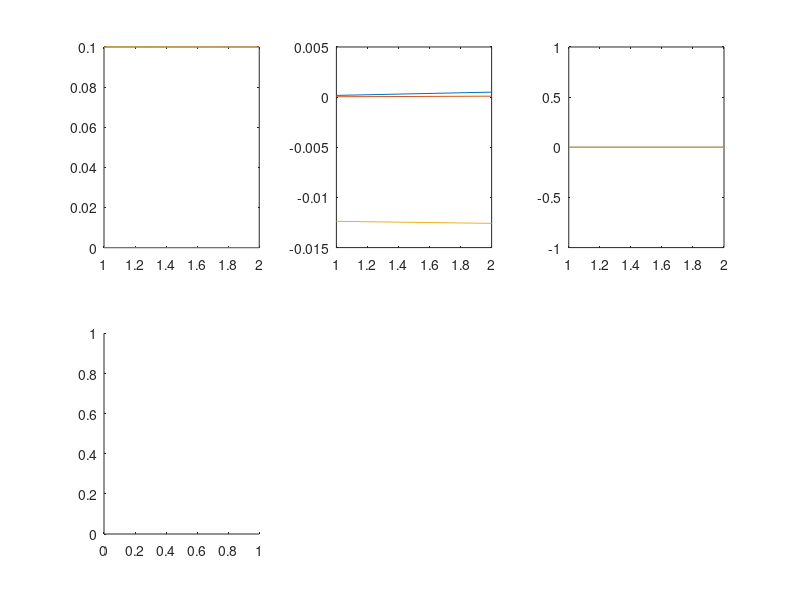

Source code (MATLAB): (Note: this script raises an error after producing the figure.)
%close all

q = 1:4;
G_p = 5:7;
G_v = 8:10;
b_g = 11:13;
b_a = 14:16;
s_q = 17:19;
s_G_p = 20:22;
s_G_v = 23:25;
s_b_g = 26:28;
s_b_a = 29:31;
determinant = 32;
meanSigma = 33;
sumSymSigma = 34;


log_odroid = load( 'log.csv' );

if e == 0
   e = size( log_odroid, 1 ); 
end

subplot(2,3,1)
plot( log_odroid(1:e,G_p) )
subplot(2,3,2)
plot( log_odroid(1:e,G_v) )
subplot(2,3,3)
plot( log_odroid(1:e,b_a) )
subplot(2,3,4)
plot( log_odroid(1:e,s_G_p) )
subplot(2,3,5)
plot( log_odroid(1:e,s_G_v) )
subplot(2,3,6)
plot( log_odroid(1:e,s_b_a) )

figure;
subplot(2,2,1)
plot( log_odroid(1:e,q) );
%plot( quaternVectRotate( repmat( [0,0,1], length(log_odroid) ), quaternConj(log_odroid(:,q)) ) );
subplot(2,2,2)
plot( log_odroid(1:e,b_g) );
subplot(2,2,3)
plot( log_odroid(1:e,s_q) );
subplot(2,2,4)
plot( log_odroid(1:e,s_b_g) );

figure;
plot( log_odroid(3:e,determinant) );


figure;
plot( log_odroid(3:e,meanSigma) );

figure;
plot( log_odroid(3:e,sumSymSigma) );

